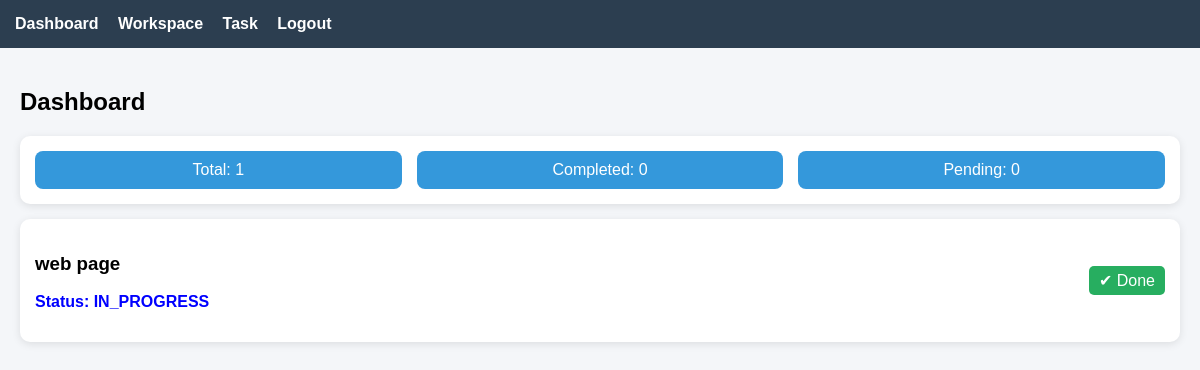
/ (signed in), run on the app's committed database.
### core/models.py (models this page shows, shortened)
class WorkItem(models.Model):
    STATUS_CHOICES = (
        ('PENDING', 'Pending'),
        ('IN_PROGRESS', 'In Progress'),
        ('DONE', 'Done'),
    )
    title = models.CharField(max_length=100)
    description = models.TextField()
    status = models.CharField(max_length=20, choices=STATUS_CHOICES, default='PENDING')
    assigned_to = models.ForeignKey(User, on_delete=models.CASCADE)
    workspace = models.ForeignKey(Workspace, on_delete=models.CASCADE)
    due_date = models.DateField()

### core/views.py (the view)
# urls.py: path('', views.dashboard, name='dashboard'),
@login_required
def dashboard(request):
    tasks = WorkItem.objects.filter(assigned_to=request.user)
    total = tasks.count()
    completed = tasks.filter(status='DONE').count()
    pending = tasks.filter(status='PENDING').count()
    return render(request, 'dashboard.html', {
        'tasks': tasks,
        'total': total,
        'completed': completed,
        'pending': pending,
        'today': date.today()
    })

### core/templates/dashboard.html (shortened to what this page needs)
{% extends 'base.html' %}
{% block content %}
<h2>Dashboard</h2>
<div class="card stats">
    <div class="stat-box">Total: {{ total }}</div>
    <div class="stat-box">Completed: {{ completed }}</div>
    <div class="stat-box">Pending: {{ pending }}</div>
</div>
{% for task in tasks %}
<div class="card">
    <div style="display:flex; justify-content:space-between; align-items:center;">
        <div>
            <h3>{{ task.title }}</h3>
            <p class="status
                {% if task.status == 'PENDING' %}pending
                {% elif task.status == 'IN_PROGRESS' %}progress
                {% else %}done{% endif %}">
                Status: {{ task.status }}
            </p>
        </div>
        <div>
            {% if task.status == "PENDING" %}
                <a class="btn btn-start"
                   href="{% url 'update_status' task.id 'IN_PROGRESS' %}">
                   ▶ Start
                </a>
            {% elif task.status == "IN_PROGRESS" %}
                <a class="btn btn-done"
                   href="{% url 'update_status' task.id 'DONE' %}">
                   ✔ Done
                </a>
            {% endif %}
        </div>
    </div>
</div>
{% empty %}
<div class="card">No tasks assigned</div>
{% endfor %}
{% endblock %}

### static/css/style.css (style rules this page uses)
body { font-family: Arial; background: #f4f6f9; margin: 0; }
.card { background: white; padding: 15px; margin-bottom: 15px; border-radius: 10px; box-shadow: 0 2px 8px rgba(0,0,0,0.1); }
.stats { display: flex; gap: 15px; }
.stat-box { background: #3498db; color: white; padding: 10px; border-radius: 8px; flex: 1; text-align: center; }
.progress { color: blue; font-weight: bold; }
.btn { padding: 6px 10px; border-radius: 5px; text-decoration: none; color: white; }
.btn-done { background: #27ae60; }

### data on the page
WorkItem: title "web page", status "IN_PROGRESS", shows "✔ Done"

### other printed values
{{ total }} "1"
{{ completed }} "0"
{{ pending }} "0"
